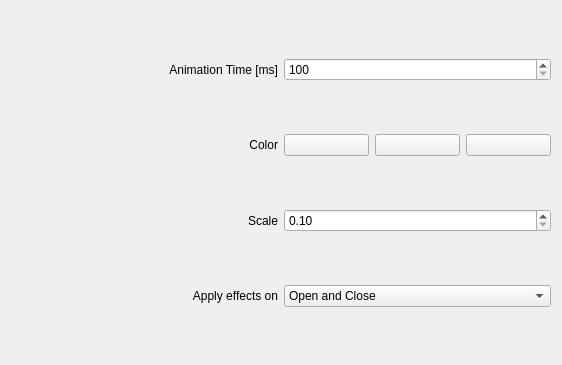
<?xml version="1.0" encoding="UTF-8"?>

<!--
SPDX-FileCopyrightText: Simon Schneegans <code@simonschneegans.de>
SPDX-License-Identifier: GPL-3.0-or-later
-->

<ui version="4.0">
    <class>BMWConfigForm</class>
    <widget class="QWidget" name="BMWConfigForm">
        <property name="geometry">
            <rect>
                <x>0</x>
                <y>0</y>
                <width>562</width>
                <height>365</height>
            </rect>
        </property>
        <layout class="QGridLayout" name="gridLayout">
            <item row="2" column="1">
                <widget class="QDoubleSpinBox" name="kcfg_Scale">
                    <property name="minimum">
                        <double>0.100000000000000</double>
                    </property>
                    <property name="maximum">
                        <double>10.000000000000000</double>
                    </property>
                </widget>
            </item>
            <item row="0" column="1">
                <widget class="QSpinBox" name="kcfg_Duration">
                    <property name="minimum">
                        <number>100</number>
                    </property>
                    <property name="maximum">
                        <number>9999</number>
                    </property>
                    <property name="singleStep">
                        <number>100</number>
                    </property>
                </widget>
            </item>
            <item row="1" column="0">
                <widget class="QLabel" name="label_4">
                    <property name="text">
                        <string>Color</string>
                    </property>
                    <property name="alignment">
                        <set>Qt::AlignRight|Qt::AlignTrailing|Qt::AlignVCenter</set>
                    </property>
                </widget>
            </item>
            <item row="0" column="0">
                <widget class="QLabel" name="label">
                    <property name="text">
                        <string>Animation Time [ms]</string>
                    </property>
                    <property name="alignment">
                        <set>Qt::AlignRight|Qt::AlignTrailing|Qt::AlignVCenter</set>
                    </property>
                </widget>
            </item>
            <item row="2" column="0">
                <widget class="QLabel" name="label_3">
                    <property name="text">
                        <string>Scale</string>
                    </property>
                    <property name="alignment">
                        <set>Qt::AlignRight|Qt::AlignTrailing|Qt::AlignVCenter</set>
                    </property>
                </widget>
            </item>
            <item row="1" column="1">
                <layout class="QHBoxLayout" name="horizontalLayout">
                    <item>
                        <widget class="KColorButton" name="kcfg_Color1"></widget>
                    </item>
                    <item>
                        <widget class="KColorButton" name="kcfg_Color2"></widget>
                    </item>
                    <item>
                        <widget class="KColorButton" name="kcfg_Color3"></widget>
                    </item>
                </layout>
            </item>
        
            <item row="3" column="0">
                <widget class="QLabel" name="label_ApplyEffectsOn">
                    <property name="text">
                        <string>Apply effects on</string>
                    </property>
                    <property name="alignment">
                        <set>Qt::AlignmentFlag::AlignRight|Qt::AlignmentFlag::AlignTrailing|Qt::AlignmentFlag::AlignVCenter</set>
                    </property>
                </widget>
            </item>
            <item row="3" column="1">
                <widget class="QComboBox" name="kcfg_ApplyEffectsOn">
                                        <property name="currentIndex">
                        <number>2</number>
                    </property>
<item>
                        <property name="text">
                            <string>Open only</string>
                        </property>
                    </item>
                    <item>
                        <property name="text">
                            <string>Close only</string>
                        </property>
                    </item>
                    <item>
                        <property name="text">
                            <string>Open and Close</string>
                        </property>
                    </item>
                </widget>
            </item>

        </layout>
    </widget>
    <customwidgets>
        <customwidget>
            <class>KColorButton</class>
            <extends>QPushButton</extends>
            <header>kcolorbutton.h</header>
        </customwidget>
    </customwidgets>
    <resources />
    <connections />
</ui>
